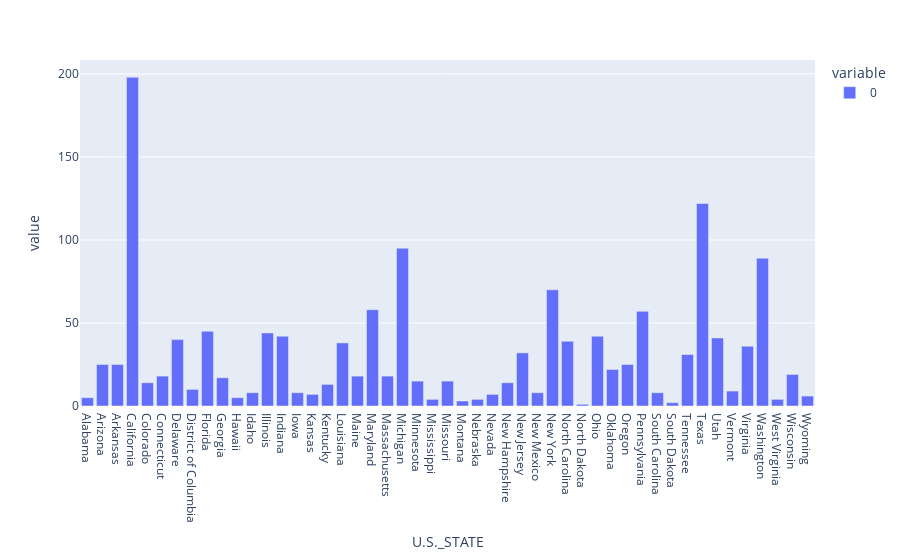

The code cell stored with this chart in its notebook:
### Markdown cell above
## Bivarate Graph

### Code cell
df_dropped.groupby(['U.S._STATE','OUTAGE.DURATION']).count().unstack(level=1)['YEAR'].sum(axis=1).plot(kind='bar')

### Figure 1 — Plotly figure (JSON) as saved in the notebook; plotly's stock layout.template omitted (floating-point values rounded to 4 significant figures)
{"data": [{"alignmentgroup": "True", "hovertemplate": "variable=0<br>U.S._STATE=%{x}<br>value=%{y}<extra></extra>", "legendgroup": "0", "marker": {"color": "#636efa", "pattern": {"shape": ""}}, "name": "0", "offsetgroup": "0", "orientation": "v", "showlegend": true, "textposition": "auto", "type": "bar", "x": ["Alabama", "Arizona", "Arkansas", "California", "Colorado", "Connecticut", "Delaware", "District of Columbia", "Florida", "Georgia", "Hawaii", "Idaho", "Illinois", "Indiana", "Iowa", "Kansas", "Kentucky", "Louisiana", "Maine", "Maryland", "Massachusetts", "Michigan", "Minnesota", "Mississippi", "Missouri", "Montana", "Nebraska", "Nevada", "New Hampshire", "New Jersey", "New Mexico", "New York", "North Carolina", "North Dakota", "Ohio", "Oklahoma", "Oregon", "Pennsylvania", "South Carolina", "South Dakota", "Tennessee", "Texas", "Utah", "Vermont", "Virginia", "Washington", "West Virginia", "Wisconsin", "Wyoming"], "xaxis": "x", "y": [5, 25, 25, 198, 14, 18, 40, 10, 45, 17, 5, 8, 44, 42, 8, 7, 13, 38, 18, 58, 18, 95, 15, 4, 15, 3, 4, 7, 14, 32, 8, 70, 39, 1, 42, 22, 25, 57, 8, 2, 31, 122, 41, 9, 36, 89, 4, 19, 6], "yaxis": "y"}], "layout": {"barmode": "relative", "legend": {"title": {"text": "variable"}, "tracegroupgap": 0}, "margin": {"t": 60}, "xaxis": {"anchor": "y", "domain": [0, 1], "title": {"text": "U.S._STATE"}}, "yaxis": {"anchor": "x", "domain": [0, 1], "title": {"text": "value"}}}}
